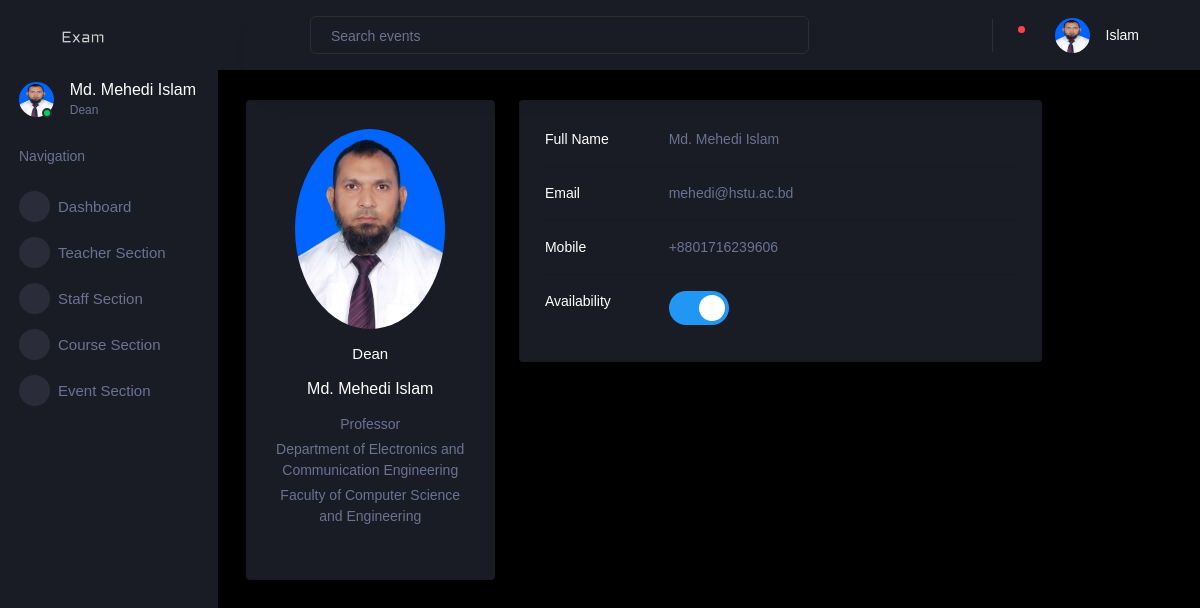
/user/profile-section (signed in), run on the app's committed database.
### account/models.py (models this page shows, shortened)
class Teacher(models.Model):
    user = models.OneToOneField(
        User, on_delete=models.CASCADE, primary_key=True)
    title = models.CharField(max_length=255, null=False,
                             choices=TEACHER_TITLE_CHOICES, default='None')
    contact_number = models.CharField(null=False, unique=True, max_length=255)
    profile_picture = models.ImageField(
        upload_to=get_profile_pictures_directory, blank=True, null=True)
    department = models.ForeignKey(Department, on_delete=models.DO_NOTHING)
    is_available = models.BooleanField(default=True)
    total_creadits = models.DecimalField(
        max_digits=10, decimal_places=2, default=0)

### dashboard/models.py (models this page shows)
class Department(models.Model):
    name = models.CharField(max_length=255, null=True)
    faculty = models.ForeignKey(Faculty, on_delete=models.PROTECT)
    def __str__(self) -> str:
        return self.name

class Faculty(models.Model):
    name = models.CharField(max_length=255, null=False)
    def __str__(self) -> str:
        return self.name

### dashboard/views.py (the view)
# urls.py: path('profile-section', profile_page, name='profile-section'),
def profile_page(request):
    context = get_context(request)
    return render(request, 'profile-section.html', context)

### account/models.py (called while the page is built)
    def __str__(self) -> str:
        return self.messages

### dashboard/views.py (called while the page is built)
def is_dean(user):
    try:
        teacher = Teacher.objects.get(user=user)
    except Teacher.DoesNotExist:
        return None
    deans = Dean.objects.filter(teacher=teacher).order_by('-joined')[:1]
    if len(deans) != 1:
        return None
    return deans[0]

def is_staff(user):
    try:
        staff = Staff.objects.get(user=user)
    except Staff.DoesNotExist:
        return None
    return staff

def is_teacher(user):
    try:
        teacher = Teacher.objects.get(user=user)
    except Teacher.DoesNotExist:
        return None
    return teacher

def is_student(user):
    try:
        student = Student.objects.get(user=user)
    except Student.DoesNotExist:
        return None
    return student

def get_staff(faculty):
    return list(Staff.objects.filter(faculty=faculty))

def get_courses(faculty):
    courses = Course.objects.all()
    selected_courses = []
    for course in courses:
        dept = Department.objects.get(name=course.department)
        if dept.faculty == faculty:
            selected_courses.append(course)
    return selected_courses

def get_teachers(faculty):
    teachers = Teacher.objects.all()
    selected_teachers = []
    for teacher in teachers:
        dept = Department.objects.get(name=teacher.department)
        if dept.faculty == faculty:
            selected_teachers.append(teacher)
    return selected_teachers

def get_exams(approved_routines, teacher=None):
    past = []
    current = []
    upcomming = []
    today = date.today()
    for routine in approved_routines:
        exams = routine.exam_set.all()
        if teacher:
            exams = filter(lambda exam: teacher in exam.examiners.all()
                           or teacher == exam.supervisor, exams)
        for exam in exams:
            if exam.exam_date == today:
                current.append(exam)
            elif exam.exam_date < today:
                past.append(exam)
            else:
                upcomming.append(exam)
    return current, past, upcomming

def get_notification(user):
    return Notification.objects.filter(user=user, marked_read=False).all()

### dashboard/templates/profile-section.html (shortened to what this page needs)
{% extends "dashboard-base.html" %}
{% load static %}
{% block content %}
  <div class="row">
    <div class="col-lg-4">
      <div class="card mb-4">
        <div class="card-body text-center">
          <img src="{{ user.profile_picture.url }}" alt="avatar"
            class="rounded-circle img-fluid" style="width: 150px;">
          <h6 class="my-3">
            {% if if_staff %}
              Staff
            {% elif if_dean %}
              Dean
            {% else %}
              Teacher
            {% endif %}
          </h6>
          <h5 class="my-3">{{ user.user.first_name }} {{ user.user.last_name }}</h5>
          <p class="text-muted mb-1">{{user.title}}</p>
          {% if not if_staff %}
            <p class="text-muted mb-1">Department of {{ user.department }}</p>
          {% endif %}
          <p class="text-muted mb-4">Faculty of {{ faculty.name }}</p>
        </div>
      </div>
    </div>
      <div class="col-lg-8">
        <div class="card mb-4">
          <div class="card-body">
            <div class="row">
              <div class="col-sm-3">
                <p class="mb-0">Full Name</p>
              </div>
              <div class="col-sm-9">
                <p class="text-muted mb-0">{{ user.user.first_name }} {{ user.user.last_name }}</p>
              </div>
            </div>
            <hr>
            <div class="row">
              <div class="col-sm-3">
                <p class="mb-0">Email</p>
              </div>
              <div class="col-sm-9">
                <p class="text-muted mb-0">{{ user.user }}</p>
              </div>
            </div>
            <hr>
            <div class="row">
              <div class="col-sm-3">
                <p class="mb-0">Mobile</p>
              </div>
              <div class="col-sm-9">
                <p class="text-muted mb-0">{{ user.contact_number }}</p>
              </div>
            </div>
            {% if not if_staff %}
              <hr>
              <div class="row">
                <div class="col-sm-3">
                  <p class="mb-0">Availability</p>
                </div>
                <div class="col-sm-9">
                  <label class="switch">
                    <span class="slider round"></span>
                  </label>
                </div>
              </div>
            {% endif %}
          </div>
        </div>
        </div>
      </div>
    </div>
  </div>
{% endblock content %}

### dashboard/templates/dashboard-base.html (shortened to what this page needs)
{% load static %}
<!DOCTYPE html>
<html lang="en">
<head>
  <link rel="stylesheet" href="{% static 'dashboard/vendors/mdi/css/materialdesignicons.min.css' %}" />
  <link rel="stylesheet" href="{% static 'dashboard/vendors/css/vendor.bundle.base.css' %}" />
  <link rel="stylesheet" href="{% static 'dashboard/vendors/jvectormap/jquery-jvectormap.css' %}" />
  <link rel="stylesheet" href="{% static 'dashboard/vendors/flag-icon-css/css/flag-icon.min.css' %}" />
  <link rel="stylesheet" href="{% static 'dashboard/vendors/owl-carousel-2/owl.carousel.min.css' %}" />
  <link rel="stylesheet" href="{% static 'dashboard/vendors/owl-carousel-2/owl.theme.default.min.css' %}" />
  <link rel="stylesheet" href="{% static 'dashboard/css/style.css' %}" />
</head>
<body>
  <div class="container-scroller">
    <nav class="sidebar sidebar-offcanvas" id="sidebar">
      <div class="sidebar-brand-wrapper d-none d-lg-flex align-items-center justify-content-center fixed-top">
        <a class="sidebar-brand brand-logo" href="#">
          <img src="{% static 'dashboard/images/logo.svg' %}" alt="logo" />
        </a>
      </div>
      <ul class="nav">
        <li class="nav-item profile">
          <div class="profile-desc">
            <div class="profile-pic">
              <div class="count-indicator">
                {% if user.profile_picture %}
                <img class="img-xs rounded-circle" src="{{ user.profile_picture.url }}" />
                {% else %}
                <img class="img-xs rounded-circle" src="{% static 'dashboard/images/dummy.png' %}" />
                {% endif %}
                <span class="count bg-success"></span>
              </div>
              <div class="profile-name">
                <h5 class="mb-0 font-weight-normal">
                  {% if is_student %}
                    {{ student.user.first_name }} {{ student.user.last_name }}
                  {% else %}
                    {{ user.user.first_name }} {{ user.user.last_name }}
                  {% endif %}
                </h5>
                <span>
                  {% if if_staff %}
                  Staff
                  {% elif if_dean %}
                  Dean
                  {% elif is_student %}
                  Student
                  {% else %}
                  Teacher
                  {% endif %}
                </span>
              </div>
            </div>
          </div>
        </li>
        <li class="nav-item nav-category">
          <span class="nav-link">Navigation</span>
        </li>
        <li class="nav-item menu-items">
          <a class="nav-link" href="{% url 'dashboard-page' %}">
            <span class="menu-icon">
              <i class="mdi mdi-speedometer"></i>
            </span>
            <span class="menu-title">Dashboard</span>
          </a>
        </li>
        {% if not is_student %}
          {% if is_staff %}
            <li class="nav-item menu-items">
              <a class="nav-link" href="{% url 'teacher-section' %}">
                <span class="menu-icon">
                  <i class="mdi mdi-playlist-play"></i>
                </span>
                <span class="menu-title">Teacher Section</span>
              </a>
            </li>
            {% if if_dean %}
              <li class="nav-item menu-items">
                <a class="nav-link" href="{% url 'staff-section' %}">
                  <span class="menu-icon">
                    <i class="mdi mdi-table-large"></i>
                  </span>
                  <span class="menu-title">Staff Section</span>
                </a>
              </li>
            {% endif %}
          <li class="nav-item menu-items">
            <a class="nav-link" href="{% url 'course-section' %}">
              <span class="menu-icon">
                <i class="mdi mdi-chart-bar"></i>
              </span>
              <span class="menu-title">Course Section</span>
            </a>
          </li>
          {% endif %}
          {% if is_staff %}
          <li class="nav-item menu-items">
            <a class="nav-link" href="{% url 'event-section' %}">
              <span class="menu-icon">
                <i class="mdi mdi-chart-bar"></i>
              </span>
              <span class="menu-title">Event Section</span>
            </a>
          </li>
          {% endif %}
        {% endif %}
      </ul>
    </nav>
    <div class="container-fluid page-body-wrapper">
      <nav class="navbar p-0 fixed-top d-flex flex-row">
        <div class="navbar-menu-wrapper flex-grow d-flex align-items-stretch">
          <button class="navbar-toggler navbar-toggler align-self-center" type="button" data-toggle="minimize">
            <span class="mdi mdi-menu"></span>
          </button>
          <ul class="navbar-nav w-100">
            <li class="nav-item w-100">
              <form class="nav-link mt-2 mt-md-0 d-none d-lg-flex search" method="post"
                action="{% url 'search-page' %}">
                <input type="text" name="search" class="form-control" placeholder="Search events" />
              </form>
            </li>
          </ul>
          <ul class="navbar-nav navbar-nav-right">
            <li class="nav-item dropdown border-left">
              <a class="nav-link count-indicator dropdown-toggle" id="notificationDropdown" href="#"
                data-toggle="dropdown">
                <i class="mdi mdi-bell"></i>
                {% if notifications|length > 0 %}
                <span class="count bg-danger"></span>
                {% endif %}
              </a>
            </li>
            <li class="nav-item dropdown">
              <a class="nav-link" id="profileDropdown" href="#" data-toggle="dropdown">
                <div class="navbar-profile">
                  {% if user.profile_picture %}
                  <img class="img-xs rounded-circle" src="{{ user.profile_picture.url }}" />
                  {% else %}
                  <img class="img-xs rounded-circle" src="{% static 'dashboard/images/dummy.png' %}" />
                  {% endif %}
                  <p class="mb-0 d-none d-sm-block navbar-profile-name">
                    {{ user.user.last_name }}
                  </p>
                  <i class="mdi mdi-menu-down d-none d-sm-block pl-3"></i>
                </div>
              </a>
            </li>
          </ul>
        </div>
      </nav>
      <div class="main-panel">
        <div class="content-wrapper">
          {% block content %}{% endblock %}
        </div>
        <footer class="footer">
          <div class="d-sm-flex justify-content-center justify-content-sm-between">
            <span class="text-muted d-block text-center text-sm-left d-sm-inline-block">Copyright ©# 2022</span>
          </div>
        </footer>
      </div>
</body>
</html>

### data on the page
Teacher: profile_picture (picture), user.first_name "Md. Mehedi", user.last_name "Islam", title "Professor", department "Electronics and Communication Engineering", user "mehedi@hstu.ac.bd", contact_number "+8801716239606"
Faculty: name "Computer Science and Engineering"
